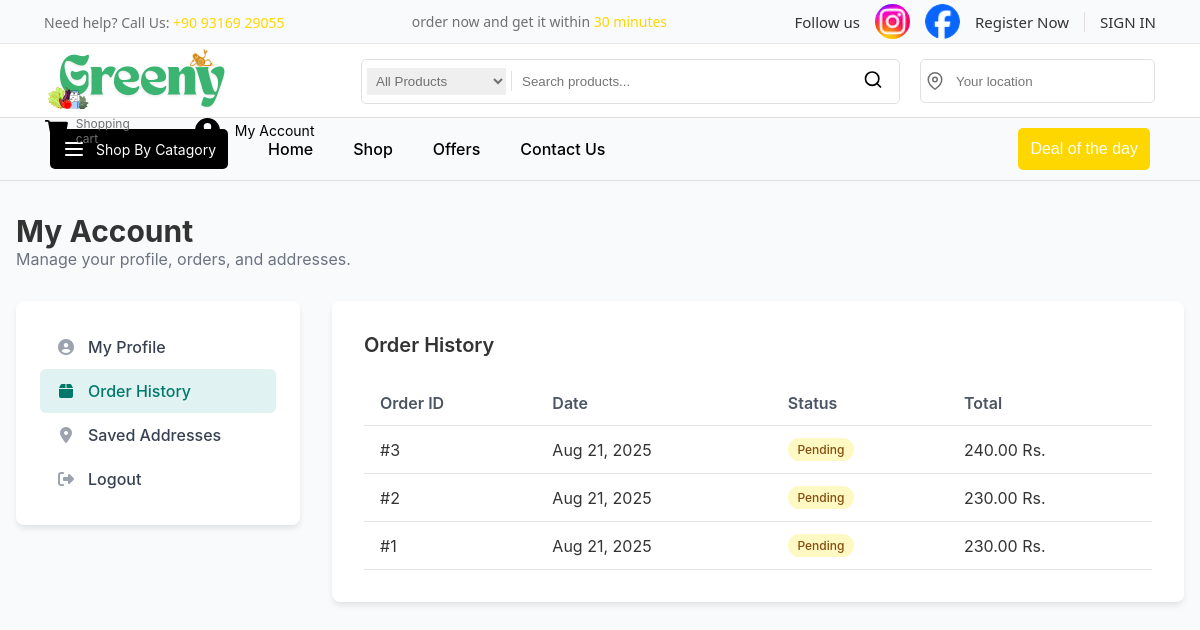
Screenshot of /pages/account/my_account.php?page=orders (signed in) with the database file from the repository.
### tables this page shows
CREATE TABLE `orders` (
  `id` int(11) NOT NULL,
  `user_id` int(11) NOT NULL,
  `total_amount` decimal(10,2) NOT NULL,
  `shipping_address` text NOT NULL,
  `status` varchar(50) NOT NULL DEFAULT 'pending',
  `order_date` timestamp NOT NULL DEFAULT current_timestamp(),
  PRIMARY KEY (`id`)
);

### pages/account/my_account.php (the view, shortened to what this page needs)
<?php
include_once '../../config/db_connect.php';
$user_id = (int)$_SESSION['user_id'];
$orders_stmt = $conn->prepare("SELECT id, order_date, status, total_amount FROM orders WHERE user_id = ? ORDER BY order_date DESC");
$orders_stmt->bind_param("i", $user_id);
$orders_stmt->execute();
$orders_result = $orders_stmt->get_result();
$orders = [];
while ($row = $orders_result->fetch_assoc()) {
    $orders[] = $row;
}
$activePage = isset($_GET['page']) ? $_GET['page'] : 'profile';
?>
<!DOCTYPE html>
<html lang="en">
<head>
    <link rel="stylesheet" href="https://cdnjs.cloudflare.com/ajax/libs/font-awesome/6.4.0/css/all.min.css">
    <link rel="stylesheet" href="../../css/style.css">
    <link rel="stylesheet" href="../../css/pages_css/account/my_account.css">
</head>
<body>
    <?php include_once '../../includes/header.php'; ?>
    <main class="container-account">
        <div class="mb-8">
            <h1 class="text-3xl font-bold">My Account</h1>
            <p class="text-gray-500">Manage your profile, orders, and addresses.</p>
        </div>
        <div class="account-layout">
            <aside>
                <nav class="sidebar-nav">
                    <ul>
                        <li><a href="?page=profile" class="<?php echo ($activePage === 'profile') ? 'active' : ''; ?>"><i class="fas fa-user-circle"></i> My Profile</a></li>
                        <li><a href="?page=orders" class="<?php echo ($activePage === 'orders') ? 'active' : ''; ?>"><i class="fas fa-box"></i> Order History</a></li>
                        <li><a href="?page=addresses" class="<?php echo ($activePage === 'addresses') ? 'active' : ''; ?>"><i class="fas fa-map-marker-alt"></i> Saved Addresses</a></li>
                        <li><a href="/grocershopNew/logout.php"><i class="fas fa-sign-out-alt"></i> Logout</a></li>
                    </ul>
                </nav>
            </aside>
            <section>
                <div id="orders" class="content-box" style="display: <?php echo ($activePage === 'orders') ? 'block' : 'none'; ?>;">
                    <h2 class="text-xl font-semibold mb-6">Order History</h2>
                    <table class="order-table">
                        <thead>
                            <tr>
                                <th>Order ID</th>
                                <th>Date</th>
                                <th>Status</th>
                                <th>Total</th>
                            </tr>
                        </thead>
                        <tbody>
                            <?php foreach ($orders as $order): ?>
                            <tr>
                                <td>#<?php echo htmlspecialchars($order['id']); ?></td>
                                <td><?php echo date("M d, Y", strtotime($order['order_date'])); ?></td>
                                <td><span class="status status-<?php echo htmlspecialchars(strtolower($order['status'])); ?>"><?php echo htmlspecialchars($order['status']); ?></span></td>
                                <td><?php echo number_format($order['total_amount'], 2); ?>  Rs.</td>
                            </tr>
                            <?php endforeach; ?>
                        </tbody>
                    </table>
                </div>
            </section>
        </div>
    </main>
</body>
</html>

### css/style.css (style rules this page uses)
h1,h2,h3,h4,h5,h6,p { margin: 0; }
* { box-sizing: border-box; }
body { margin: 0; padding: 0; font-family:'Segoe UI', Tahoma, Geneva, Verdana, sans-serif; }
a { text-decoration: none; color: black; }
:root { --border-color:#e3dfdf; --border-hover-green:rgb(31, 229, 31); --color-yellow:#FFd700; --color-light-yellow: rgb(247, 247, 204); --color-black:black; --color-grey:#707070; --color-white:white; --color-green:#13C487; --color-shade-in-green: #E5FEF2; --color-light-green:rgb(213, 245, 230, 0.8); --color-brand:#253D4D; }

### css/pages_css/account/my_account.css (style rules this page uses)
body { font-family: 'Inter', sans-serif; color: #333; background-color: #f9fafb; }
.container-account { max-width: 1280px; margin: auto; padding: 2rem 1rem; }
.text-3xl { font-size: 1.875rem; }
.text-xl { font-size: 1.25rem; }
.font-bold { font-weight: 700; }
.font-semibold { font-weight: 600; }
.text-gray-500 { color: #6b7280; }
.mb-8 { margin-bottom: 2rem; }
.mb-6 { margin-bottom: 1.5rem; }
.account-layout { display: grid; grid-template-columns: 1fr; gap: 2rem; }
.sidebar-nav { background-color: #fff; padding: 1.5rem; border-radius: 0.5rem; box-shadow: 0 4px 6px -1px rgb(0 0 0 / 0.1); align-self: start; }
.sidebar-nav ul { list-style: none; padding: 0; margin: 0; }
.sidebar-nav li a { display: flex; align-items: center; padding: 0.75rem 1rem; border-radius: 0.375rem; text-decoration: none; color: #374151; font-weight: 500; transition: all 0.2s; }
.sidebar-nav li a i { margin-right: 0.75rem; width: 20px; text-align: center; color: #9ca3af; transition: color 0.2s; }
.sidebar-nav li a.active { background-color: #e0f2f1; color: #00796b; }
.sidebar-nav li a.active i { color: #00796b; }
.content-box { background-color: #fff; padding: 2rem; border-radius: 0.5rem; box-shadow: 0 4px 6px -1px rgb(0 0 0 / 0.1); }
.order-table { width: 100%; border-collapse: collapse; text-align: left; }
.order-table th, .order-table td { padding: 0.75rem 1rem; border-bottom: 1px solid #e5e7eb; }
.order-table th { font-weight: 600; color: #4b5563; }
.status { display: inline-block; padding: 0.25rem 0.6rem; border-radius: 9999px; font-size: 0.75rem; font-weight: 500; text-transform: capitalize; }
.status-pending { background-color: #fef9c3; color: #854d0e; }
@media (min-width: 768px) { .account-layout { grid-template-columns: 1fr 3fr; } }

### css/admin_css/header_admin.css (style rules this page uses)
body { margin: 0; color: #333; }

### rows the page displays
orders: id "3", order_date "Aug 21, 2025", status "Pending", total_amount "240.00"
orders: id "2", order_date "Aug 21, 2025", status "Pending", total_amount "230.00"
orders: id "1", order_date "Aug 21, 2025", status "Pending", total_amount "230.00"
